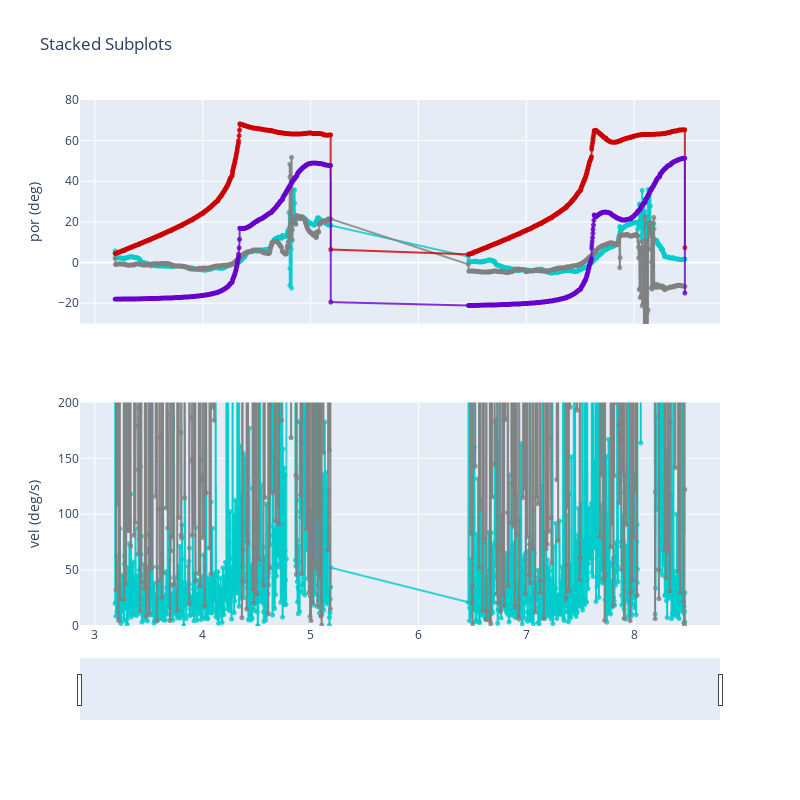

This figure's notebook cell:
### Code cell
yLim=[-50,50]
width=800
height=800
inline=True

layout = dict(
    dragmode= 'pan',
    title='Time Series with Rangeslider',
    width=width,
    height=height,
    yaxis=dict(range=yLim, title='angular position (degrees)'),
)

fig.update_yaxes(range=[-30, 80], row=1, col=1)
fig.update_yaxes(range=[0, 200], row=2, col=1)

# fig.update_xaxes(range=[startTimeS,startTimeS+0.5], row=2, col=1)

fig.update_yaxes(title = 'por (deg)',row=1,col=1)
fig.update_yaxes(title = 'vel (deg/s)',row=2,col=1)
fig.update_xaxes(title = 'time (s)',row=3,col=1)

fig.update_layout(legend_orientation="h", 
             xaxis2_rangeslider_visible=True, xaxis2_rangeslider_thickness=0.1,
                  xaxis2_rangeslider_range=[startTimeS,startTimeS+0.5])

fig.update_layout(height=height, width=width, title_text="Stacked Subplots")

iplot(fig)

### Figure 1 — Plotly figure (JSON) as saved in the notebook; plotly's stock layout.template omitted (floating-point values rounded to 4 significant figures; data arrays with more than 128 entries replaced by an {"elided": "..."} marker saying what was removed)
{"data": [{"marker": {"color": "rgb(0,204,204)", "size": 5}, "mode": "lines+markers", "name": "gazeInWorldCam_el", "opacity": 0.8, "type": "scattergl", "x": {"elided": "1324 float values"}, "xaxis": "x", "y": {"elided": "1324 float values"}, "yaxis": "y"}, {"marker": {"color": "rgb(128,128,128)", "size": 5}, "mode": "lines+markers", "name": "gazeInWorldCam_az", "opacity": 0.8, "type": "scattergl", "x": {"elided": "1324 float values"}, "xaxis": "x", "y": {"elided": "1324 float values"}, "yaxis": "y"}, {"marker": {"color": "rgb(0,204,204)", "size": 5}, "mode": "lines+markers", "name": "velInWorldCam_az", "opacity": 0.8, "type": "scattergl", "x": {"elided": "1324 float values"}, "xaxis": "x2", "y": {"elided": "1324 float values"}, "yaxis": "y2"}, {"marker": {"color": "rgb(204,0,0)", "size": 5}, "mode": "lines+markers", "name": "ball_el", "opacity": 0.8, "type": "scattergl", "x": {"elided": "1324 float values"}, "xaxis": "x", "y": {"elided": "1324 float values"}, "yaxis": "y"}, {"marker": {"color": "rgb(102,0,204)", "size": 5}, "mode": "lines+markers", "name": "ball_az", "opacity": 0.8, "type": "scattergl", "x": {"elided": "1324 float values"}, "xaxis": "x", "y": {"elided": "1324 float values"}, "yaxis": "y"}, {"marker": {"color": "rgb(128,128,128)", "size": 5}, "mode": "lines+markers", "name": "ballVel", "opacity": 0.8, "type": "scattergl", "x": {"elided": "1324 float values"}, "xaxis": "x2", "y": {"elided": "1324 float values"}, "yaxis": "y2"}], "layout": {"height": 800, "legend": {"orientation": "h"}, "title": {"text": "Stacked Subplots"}, "width": 800, "xaxis": {"anchor": "y", "domain": [0, 1], "matches": "x2", "showticklabels": false}, "xaxis2": {"anchor": "y2", "domain": [0, 1], "rangeslider": {"range": [3, 3.5], "thickness": 0.1, "visible": true}}, "yaxis": {"anchor": "x", "domain": [0.575, 1], "range": [-30, 80], "title": {"text": "por (deg)"}}, "yaxis2": {"anchor": "x2", "domain": [0, 0.425], "range": [0, 200], "title": {"text": "vel (deg/s)"}}}}
